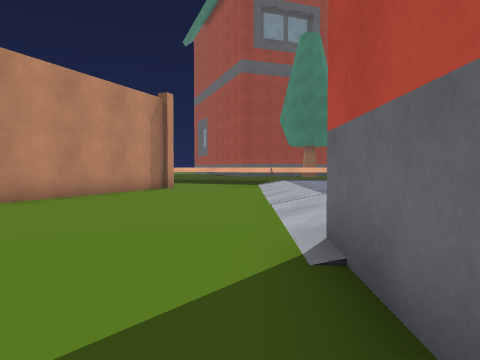
view 1 (above)

24 first-person views from a walk through a Unity game level. The camera is 0.68 m above the floor, tilts 2° down and sees 70° across. The floor is counted in squares, 1 m on a side. Each view is taken from the middle of a square. On the plan, view 1 faces up. The plan holds only what a view shows up to about 10 squares ahead; the rest is blank. The place goes on beyond the plan. The player is left out.

view 2
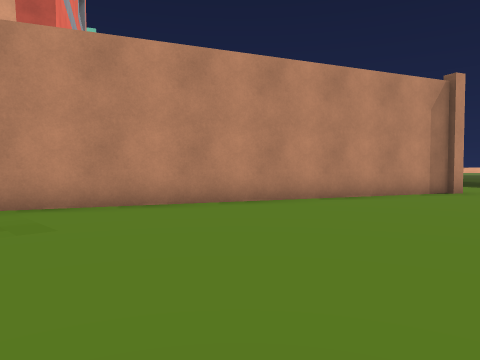

view 3
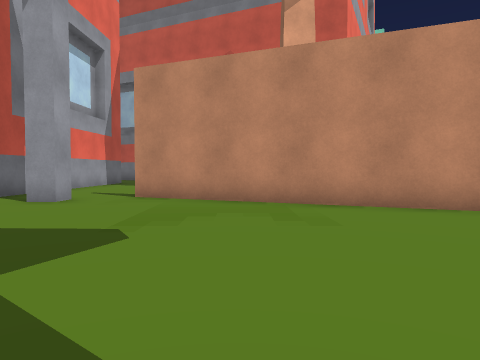

view 4
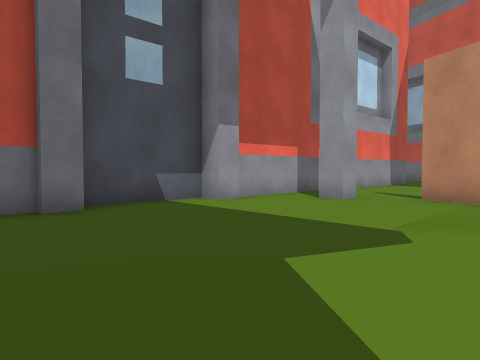

view 5
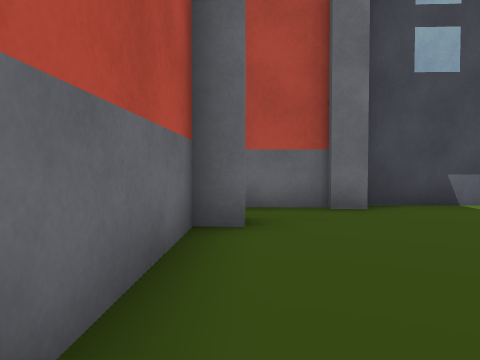

view 6
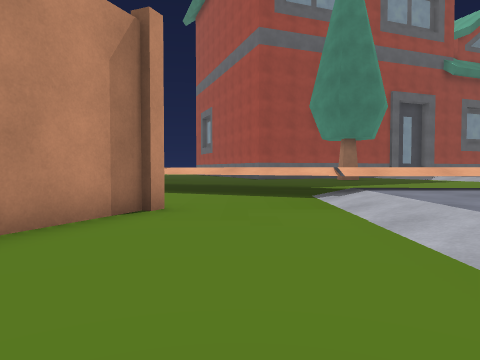

view 7
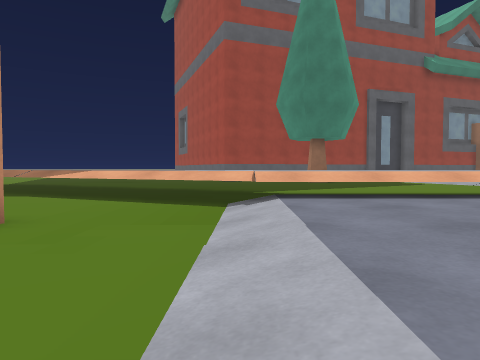

view 8
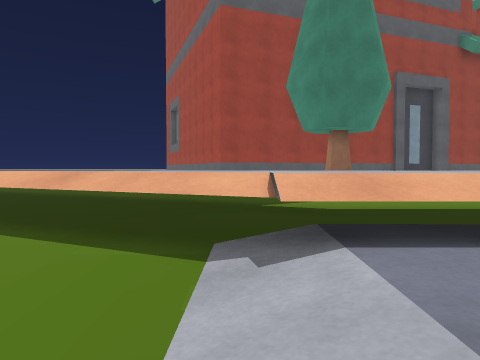

view 9
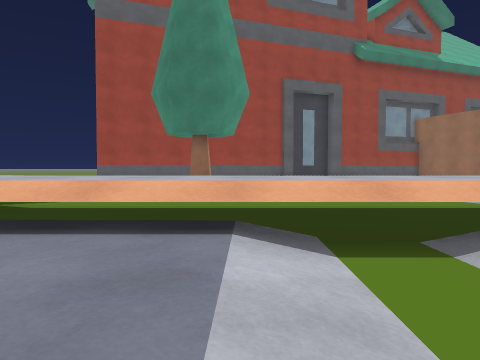

view 10
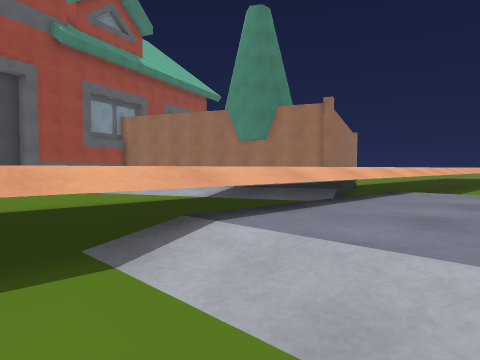

view 11
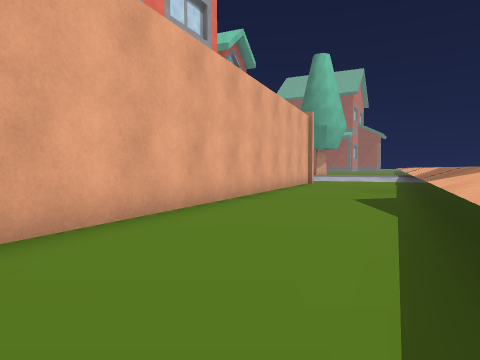

view 12
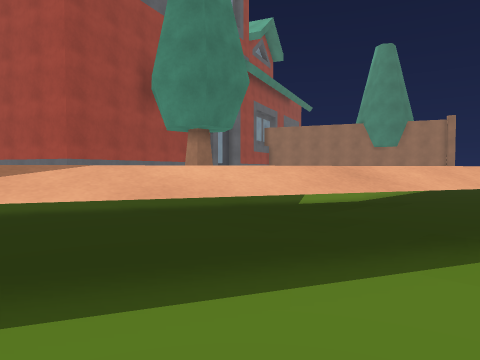

view 13
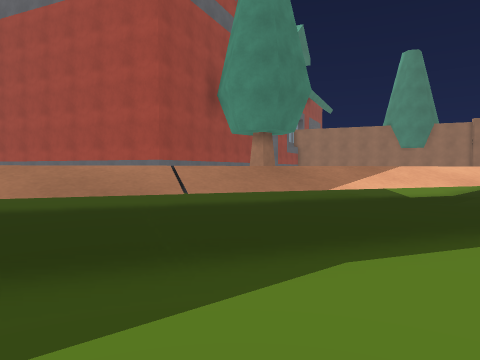

view 14
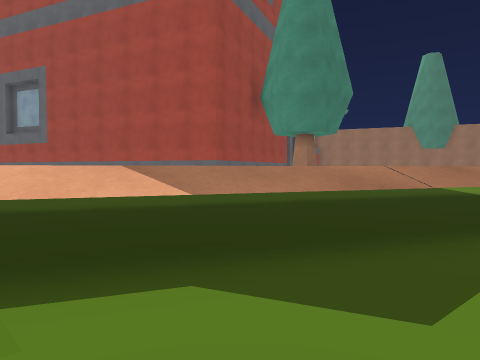

view 15
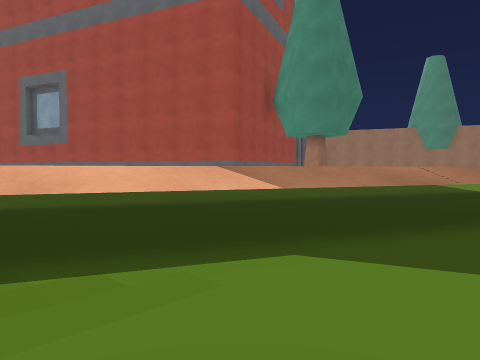

view 16
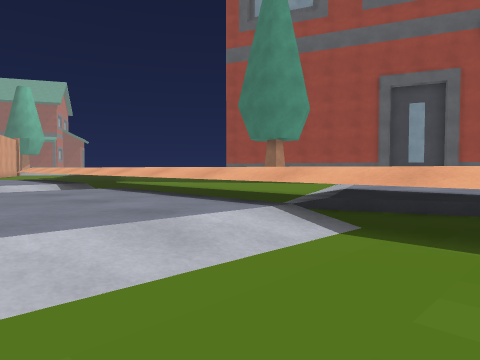

view 17
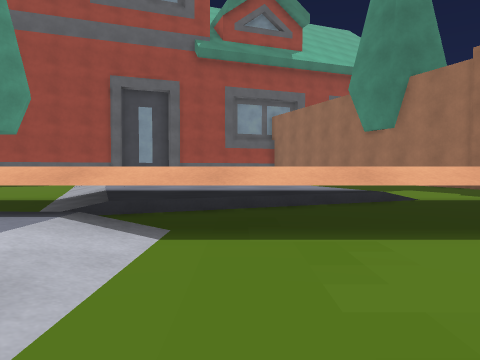

view 18
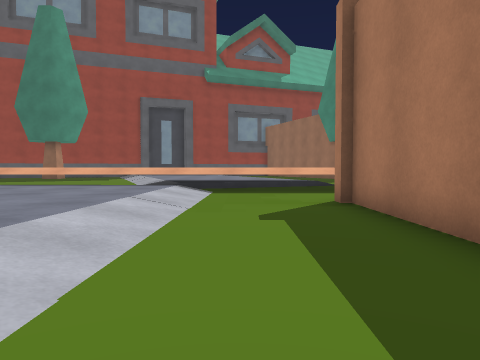

view 19
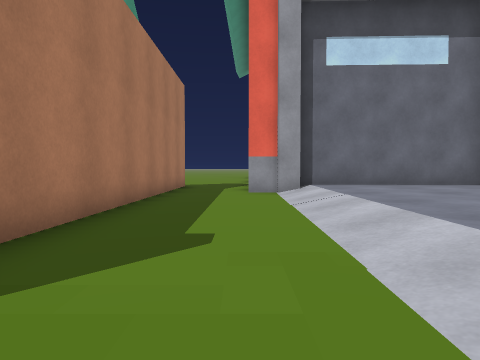

view 20
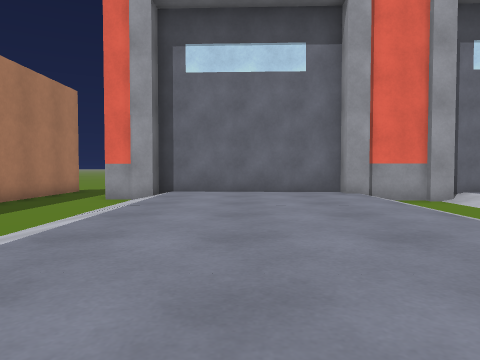

view 21
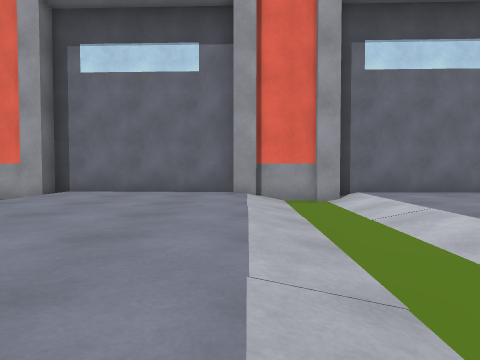

view 22
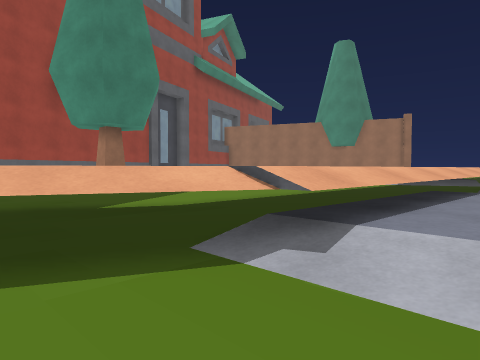

view 23
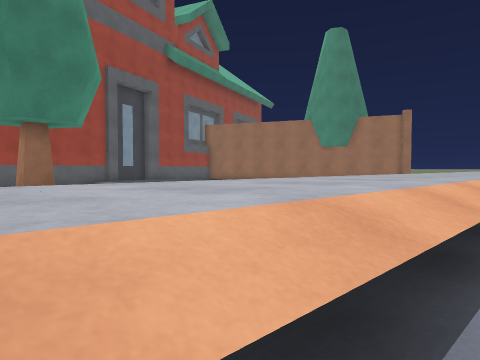

view 24
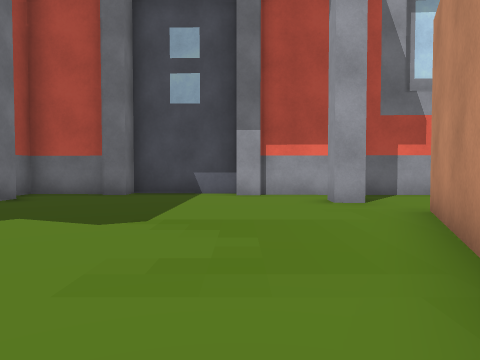

### Floor plan
Key: @ floor where view 1 was taken; # wall or solid block; . main floor; : floor 0.2 m higher than the main floor; / step, stairs or slope; ^ raised ledge; T tree; O other object.
Columns run from 10 left of view 1 to 20 right of it. Each row starts with its distance up from view 1.
 26   ..           T
 25   ....         T
 24  ......
 23  ^......
 22   ^^......
 21     ^^........
 20       ^^........    ..//
 19 ^^^  ^   ^.......  ..../::::::
 18 ..^^^^ ^^^^^^........../::::::
 17 ....^^^^^^^^^^^^^^^^^ ^  ^^
 16 .......^^^^^^^^^^^^^^^
 15 #........^^^^^^^^^^^^^^ ^ ^
 14 ####.......^^^^^^^^^^^^^^^^^^^^
 13    ###...../:::   ..      /...
 12      ###.../      ..:  :  /...
 11        #.../      .       /..#
 10       ##.../     /..      /..#
  9       #..../      ..      /..#
  8       #..../      ./      /..#
  7      ##..../      ./      ...#
  6      #...../      ./      ...#
  5     ##...../      ./      ...#
  4     #....../      ./      ...#
  3    ##......#O    ///      ...#
  2    #.......################..#
  1    #.......#
  0   ##......@#
 -1   #........#
 -2 ...........#
 -3 ...#......##
 -4  ..........#
 -5 ############

Positions as (right, up) in squares from view 1, and headings:
1: (0, 0), facing up
2: (0, 1), facing up-left
3: (0, 1), facing left
4: (0, 1), facing down-left
5: (0, 1), facing down
6: (-1, 6), facing up
7: (1, 7), facing up
8: (1, 11), facing up
9: (7, 10), facing up
10: (8, 11), facing up-right
11: (0, 14), facing left
12: (-4, 14), facing up-right
13: (-7, 15), facing up-right
14: (-9, 16), facing up-right
15: (-10, 16), facing up-right
16: (18, 10), facing up-left
17: (17, 10), facing up
18: (17, 4), facing up
19: (17, 12), facing down
20: (13, 12), facing down
21: (10, 12), facing down
22: (-1, 12), facing up-right
23: (2, 13), facing up-right
24: (-5, 4), facing down
